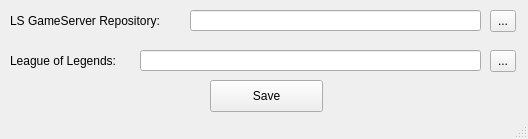
<?xml version="1.0" encoding="UTF-8"?>
<ui version="4.0">
 <class>ConfigWindow</class>
 <widget class="QMainWindow" name="ConfigWindow">
  <property name="windowModality">
   <enum>Qt::NonModal</enum>
  </property>
  <property name="geometry">
   <rect>
    <x>0</x>
    <y>0</y>
    <width>528</width>
    <height>139</height>
   </rect>
  </property>
  <property name="windowTitle">
   <string>Config Window</string>
  </property>
  <widget class="QWidget" name="centralWidget">
   <widget class="QLineEdit" name="leagueSandboxText">
    <property name="geometry">
     <rect>
      <x>190</x>
      <y>10</y>
      <width>291</width>
      <height>21</height>
     </rect>
    </property>
   </widget>
   <widget class="QLabel" name="label">
    <property name="geometry">
     <rect>
      <x>10</x>
      <y>10</y>
      <width>171</width>
      <height>21</height>
     </rect>
    </property>
    <property name="text">
     <string>LS GameServer Repository:</string>
    </property>
   </widget>
   <widget class="QPushButton" name="saveButton">
    <property name="geometry">
     <rect>
      <x>210</x>
      <y>80</y>
      <width>113</width>
      <height>32</height>
     </rect>
    </property>
    <property name="text">
     <string>Save</string>
    </property>
   </widget>
   <widget class="QLabel" name="label_2">
    <property name="geometry">
     <rect>
      <x>10</x>
      <y>50</y>
      <width>181</width>
      <height>21</height>
     </rect>
    </property>
    <property name="text">
     <string>League of Legends:</string>
    </property>
   </widget>
   <widget class="QLineEdit" name="leagueGameText">
    <property name="geometry">
     <rect>
      <x>140</x>
      <y>50</y>
      <width>341</width>
      <height>21</height>
     </rect>
    </property>
   </widget>
   <widget class="QToolButton" name="sandboxRepoButton">
    <property name="geometry">
     <rect>
      <x>490</x>
      <y>10</y>
      <width>26</width>
      <height>22</height>
     </rect>
    </property>
    <property name="text">
     <string>...</string>
    </property>
   </widget>
   <widget class="QToolButton" name="leagueClientButton">
    <property name="geometry">
     <rect>
      <x>490</x>
      <y>50</y>
      <width>26</width>
      <height>22</height>
     </rect>
    </property>
    <property name="text">
     <string>...</string>
    </property>
   </widget>
  </widget>
  <widget class="QStatusBar" name="statusBar"/>
 </widget>
 <layoutdefault spacing="6" margin="11"/>
 <resources/>
 <connections/>
</ui>
